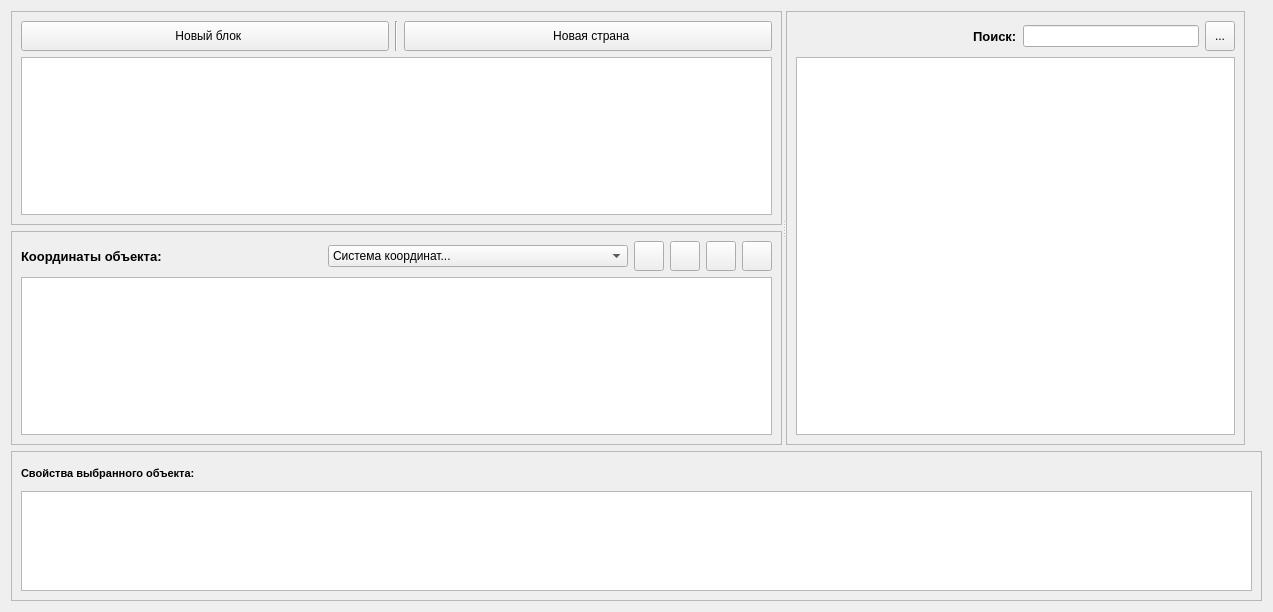
<?xml version="1.0" encoding="UTF-8"?>
<ui version="4.0">
 <class>object_manager_form</class>
 <widget class="QWidget" name="object_manager_form">
  <property name="geometry">
   <rect>
    <x>0</x>
    <y>0</y>
    <width>1273</width>
    <height>612</height>
   </rect>
  </property>
  <property name="windowTitle">
   <string>Панель администратора</string>
  </property>
  <layout class="QVBoxLayout" name="verticalLayout_8">
   <item>
    <layout class="QGridLayout" name="gridLayout_3">
     <item row="0" column="0">
      <widget class="QSplitter" name="splitter">
       <property name="orientation">
        <enum>Qt::Horizontal</enum>
       </property>
       <widget class="QWidget" name="">
        <layout class="QVBoxLayout" name="verticalLayout_7">
         <item>
          <widget class="QFrame" name="frame_4">
           <property name="minimumSize">
            <size>
             <width>0</width>
             <height>0</height>
            </size>
           </property>
           <property name="maximumSize">
            <size>
             <width>789679</width>
             <height>16777215</height>
            </size>
           </property>
           <property name="frameShape">
            <enum>QFrame::StyledPanel</enum>
           </property>
           <property name="frameShadow">
            <enum>QFrame::Plain</enum>
           </property>
           <layout class="QVBoxLayout" name="verticalLayout_5">
            <item>
             <layout class="QVBoxLayout" name="verticalLayout_4">
              <item>
               <layout class="QHBoxLayout" name="horizontalLayout_4">
                <item>
                 <widget class="QPushButton" name="add_pushButton_blok">
                  <property name="minimumSize">
                   <size>
                    <width>0</width>
                    <height>30</height>
                   </size>
                  </property>
                  <property name="maximumSize">
                   <size>
                    <width>16777215</width>
                    <height>16777215</height>
                   </size>
                  </property>
                  <property name="toolTip">
                   <string>добавить новый блок</string>
                  </property>
                  <property name="text">
                   <string>  Новый блок</string>
                  </property>
                  <property name="icon">
                   <iconset resource="object_manager.qrc">
                    <normaloff>:/Resources/add_but.png</normaloff>:/Resources/add_but.png</iconset>
                  </property>
                 </widget>
                </item>
                <item>
                 <widget class="Line" name="line_2">
                  <property name="orientation">
                   <enum>Qt::Vertical</enum>
                  </property>
                 </widget>
                </item>
                <item>
                 <widget class="QPushButton" name="add_pushButton_country">
                  <property name="minimumSize">
                   <size>
                    <width>0</width>
                    <height>30</height>
                   </size>
                  </property>
                  <property name="maximumSize">
                   <size>
                    <width>16777215</width>
                    <height>16777215</height>
                   </size>
                  </property>
                  <property name="toolTip">
                   <string>добавить новую страну</string>
                  </property>
                  <property name="text">
                   <string>  Новая страна</string>
                  </property>
                  <property name="icon">
                   <iconset resource="object_manager.qrc">
                    <normaloff>:/Resources/add_but.png</normaloff>:/Resources/add_but.png</iconset>
                  </property>
                 </widget>
                </item>
               </layout>
              </item>
              <item>
               <widget class="QTreeView" name="object_manager_tree">
                <property name="minimumSize">
                 <size>
                  <width>0</width>
                  <height>0</height>
                 </size>
                </property>
                <property name="maximumSize">
                 <size>
                  <width>789789</width>
                  <height>16777215</height>
                 </size>
                </property>
                <property name="editTriggers">
                 <set>QAbstractItemView::NoEditTriggers</set>
                </property>
               </widget>
              </item>
             </layout>
            </item>
           </layout>
          </widget>
         </item>
         <item>
          <widget class="QFrame" name="frame">
           <property name="minimumSize">
            <size>
             <width>0</width>
             <height>0</height>
            </size>
           </property>
           <property name="maximumSize">
            <size>
             <width>345457</width>
             <height>120777</height>
            </size>
           </property>
           <property name="frameShape">
            <enum>QFrame::StyledPanel</enum>
           </property>
           <property name="frameShadow">
            <enum>QFrame::Plain</enum>
           </property>
           <layout class="QVBoxLayout" name="verticalLayout_6">
            <item>
             <layout class="QVBoxLayout" name="verticalLayout_3">
              <item>
               <layout class="QHBoxLayout" name="horizontalLayout">
                <item>
                 <widget class="QLabel" name="label_coord">
                  <property name="font">
                   <font>
                    <family>MS Shell Dlg 2</family>
                    <pointsize>10</pointsize>
                    <weight>75</weight>
                    <italic>false</italic>
                    <bold>true</bold>
                    <underline>false</underline>
                    <strikeout>false</strikeout>
                   </font>
                  </property>
                  <property name="text">
                   <string>Координаты объекта:</string>
                  </property>
                 </widget>
                </item>
                <item>
                 <widget class="QComboBox" name="coord_system_comboBox">
                  <item>
                   <property name="text">
                    <string>Система координат...</string>
                   </property>
                  </item>
                  <item>
                   <property name="text">
                    <string>WGS-84</string>
                   </property>
                  </item>
                  <item>
                   <property name="text">
                    <string>Прямоугольная</string>
                   </property>
                  </item>
                 </widget>
                </item>
                <item>
                 <widget class="QPushButton" name="add_many_coord_button">
                  <property name="minimumSize">
                   <size>
                    <width>30</width>
                    <height>30</height>
                   </size>
                  </property>
                  <property name="maximumSize">
                   <size>
                    <width>30</width>
                    <height>30</height>
                   </size>
                  </property>
                  <property name="toolTip">
                   <string>открыть файл с координатами</string>
                  </property>
                  <property name="text">
                   <string/>
                  </property>
                  <property name="iconSize">
                   <size>
                    <width>24</width>
                    <height>24</height>
                   </size>
                  </property>
                 </widget>
                </item>
                <item>
                 <widget class="QPushButton" name="add_coord_button">
                  <property name="minimumSize">
                   <size>
                    <width>30</width>
                    <height>30</height>
                   </size>
                  </property>
                  <property name="maximumSize">
                   <size>
                    <width>30</width>
                    <height>30</height>
                   </size>
                  </property>
                  <property name="toolTip">
                   <string>добавить координаты</string>
                  </property>
                  <property name="text">
                   <string/>
                  </property>
                  <property name="iconSize">
                   <size>
                    <width>24</width>
                    <height>24</height>
                   </size>
                  </property>
                 </widget>
                </item>
                <item>
                 <widget class="QPushButton" name="edit_coord_button">
                  <property name="minimumSize">
                   <size>
                    <width>30</width>
                    <height>30</height>
                   </size>
                  </property>
                  <property name="maximumSize">
                   <size>
                    <width>30</width>
                    <height>30</height>
                   </size>
                  </property>
                  <property name="toolTip">
                   <string>редактировать координаты</string>
                  </property>
                  <property name="text">
                   <string/>
                  </property>
                  <property name="iconSize">
                   <size>
                    <width>24</width>
                    <height>24</height>
                   </size>
                  </property>
                 </widget>
                </item>
                <item>
                 <widget class="QPushButton" name="del_coord_button">
                  <property name="minimumSize">
                   <size>
                    <width>30</width>
                    <height>30</height>
                   </size>
                  </property>
                  <property name="maximumSize">
                   <size>
                    <width>30</width>
                    <height>30</height>
                   </size>
                  </property>
                  <property name="toolTip">
                   <string>удалить координаты</string>
                  </property>
                  <property name="text">
                   <string/>
                  </property>
                  <property name="iconSize">
                   <size>
                    <width>24</width>
                    <height>24</height>
                   </size>
                  </property>
                 </widget>
                </item>
               </layout>
              </item>
              <item>
               <widget class="QTableWidget" name="coord_table">
                <property name="minimumSize">
                 <size>
                  <width>0</width>
                  <height>0</height>
                 </size>
                </property>
                <property name="maximumSize">
                 <size>
                  <width>430889</width>
                  <height>789789</height>
                 </size>
                </property>
                <property name="contextMenuPolicy">
                 <enum>Qt::NoContextMenu</enum>
                </property>
                <property name="acceptDrops">
                 <bool>false</bool>
                </property>
                <property name="autoFillBackground">
                 <bool>false</bool>
                </property>
                <property name="frameShadow">
                 <enum>QFrame::Raised</enum>
                </property>
                <property name="editTriggers">
                 <set>QAbstractItemView::NoEditTriggers</set>
                </property>
                <property name="dragEnabled">
                 <bool>false</bool>
                </property>
               </widget>
              </item>
             </layout>
            </item>
           </layout>
          </widget>
         </item>
        </layout>
       </widget>
       <widget class="QWidget" name="">
        <layout class="QGridLayout" name="gridLayout">
         <item row="0" column="0">
          <widget class="QFrame" name="frame_3">
           <property name="frameShape">
            <enum>QFrame::StyledPanel</enum>
           </property>
           <property name="frameShadow">
            <enum>QFrame::Plain</enum>
           </property>
           <layout class="QVBoxLayout" name="verticalLayout">
            <item>
             <layout class="QHBoxLayout" name="horizontalLayout_5">
              <item>
               <spacer name="horizontalSpacer_2">
                <property name="orientation">
                 <enum>Qt::Horizontal</enum>
                </property>
                <property name="sizeHint" stdset="0">
                 <size>
                  <width>40</width>
                  <height>20</height>
                 </size>
                </property>
               </spacer>
              </item>
              <item>
               <widget class="QLabel" name="label">
                <property name="font">
                 <font>
                  <pointsize>10</pointsize>
                  <weight>75</weight>
                  <bold>true</bold>
                 </font>
                </property>
                <property name="text">
                 <string>Поиск:</string>
                </property>
               </widget>
              </item>
              <item>
               <widget class="QLineEdit" name="lineEdit">
                <property name="maximumSize">
                 <size>
                  <width>300</width>
                  <height>16777215</height>
                 </size>
                </property>
               </widget>
              </item>
              <item>
               <widget class="QToolButton" name="toolButton_3">
                <property name="minimumSize">
                 <size>
                  <width>30</width>
                  <height>30</height>
                 </size>
                </property>
                <property name="maximumSize">
                 <size>
                  <width>30</width>
                  <height>30</height>
                 </size>
                </property>
                <property name="toolTip">
                 <string>поиск по дереву объектов</string>
                </property>
                <property name="text">
                 <string>...</string>
                </property>
                <property name="icon">
                 <iconset resource="../mapview/mapview.qrc">
                  <normaloff>:/Resources/search.png</normaloff>:/Resources/search.png</iconset>
                </property>
               </widget>
              </item>
             </layout>
            </item>
            <item>
             <widget class="QTreeView" name="columnView">
              <property name="editTriggers">
               <set>QAbstractItemView::NoEditTriggers</set>
              </property>
             </widget>
            </item>
           </layout>
          </widget>
         </item>
        </layout>
       </widget>
      </widget>
     </item>
     <item row="0" column="1">
      <spacer name="verticalSpacer">
       <property name="orientation">
        <enum>Qt::Vertical</enum>
       </property>
       <property name="sizeType">
        <enum>QSizePolicy::Expanding</enum>
       </property>
       <property name="sizeHint" stdset="0">
        <size>
         <width>17</width>
         <height>248</height>
        </size>
       </property>
      </spacer>
     </item>
    </layout>
   </item>
   <item>
    <layout class="QGridLayout" name="gridLayout_2">
     <item row="1" column="0">
      <widget class="QFrame" name="frame_2">
       <property name="minimumSize">
        <size>
         <width>0</width>
         <height>150</height>
        </size>
       </property>
       <property name="maximumSize">
        <size>
         <width>16777215</width>
         <height>150</height>
        </size>
       </property>
       <property name="frameShape">
        <enum>QFrame::StyledPanel</enum>
       </property>
       <property name="frameShadow">
        <enum>QFrame::Plain</enum>
       </property>
       <layout class="QVBoxLayout" name="verticalLayout_2">
        <property name="topMargin">
         <number>9</number>
        </property>
        <item>
         <layout class="QHBoxLayout" name="horizontalLayout_3">
          <item>
           <widget class="QLabel" name="label_5">
            <property name="font">
             <font>
              <family>MS Shell Dlg 2</family>
              <pointsize>8</pointsize>
              <weight>75</weight>
              <italic>false</italic>
              <bold>true</bold>
              <underline>false</underline>
              <strikeout>false</strikeout>
             </font>
            </property>
            <property name="text">
             <string>Свойства выбранного объекта:</string>
            </property>
           </widget>
          </item>
          <item>
           <spacer name="horizontalSpacer">
            <property name="orientation">
             <enum>Qt::Horizontal</enum>
            </property>
            <property name="sizeHint" stdset="0">
             <size>
              <width>40</width>
              <height>20</height>
             </size>
            </property>
           </spacer>
          </item>
         </layout>
        </item>
        <item>
         <widget class="QTableView" name="property_object">
          <property name="minimumSize">
           <size>
            <width>0</width>
            <height>100</height>
           </size>
          </property>
          <property name="maximumSize">
           <size>
            <width>16777215</width>
            <height>100</height>
           </size>
          </property>
          <property name="baseSize">
           <size>
            <width>0</width>
            <height>40</height>
           </size>
          </property>
          <property name="cursor" stdset="0">
           <cursorShape>PointingHandCursor</cursorShape>
          </property>
          <property name="mouseTracking">
           <bool>true</bool>
          </property>
          <property name="frameShadow">
           <enum>QFrame::Raised</enum>
          </property>
          <property name="editTriggers">
           <set>QAbstractItemView::AnyKeyPressed|QAbstractItemView::DoubleClicked|QAbstractItemView::EditKeyPressed|QAbstractItemView::SelectedClicked</set>
          </property>
          <property name="dragEnabled">
           <bool>true</bool>
          </property>
          <property name="alternatingRowColors">
           <bool>true</bool>
          </property>
          <property name="verticalScrollMode">
           <enum>QAbstractItemView::ScrollPerPixel</enum>
          </property>
          <property name="horizontalScrollMode">
           <enum>QAbstractItemView::ScrollPerPixel</enum>
          </property>
         </widget>
        </item>
       </layout>
      </widget>
     </item>
    </layout>
   </item>
  </layout>
  <zorder>verticalSpacer_2</zorder>
  <zorder>horizontalSpacer_3</zorder>
  <zorder>frame_3</zorder>
 </widget>
 <resources>
  <include location="../mapview/mapview.qrc"/>
  <include location="object_manager.qrc"/>
 </resources>
 <connections/>
</ui>
